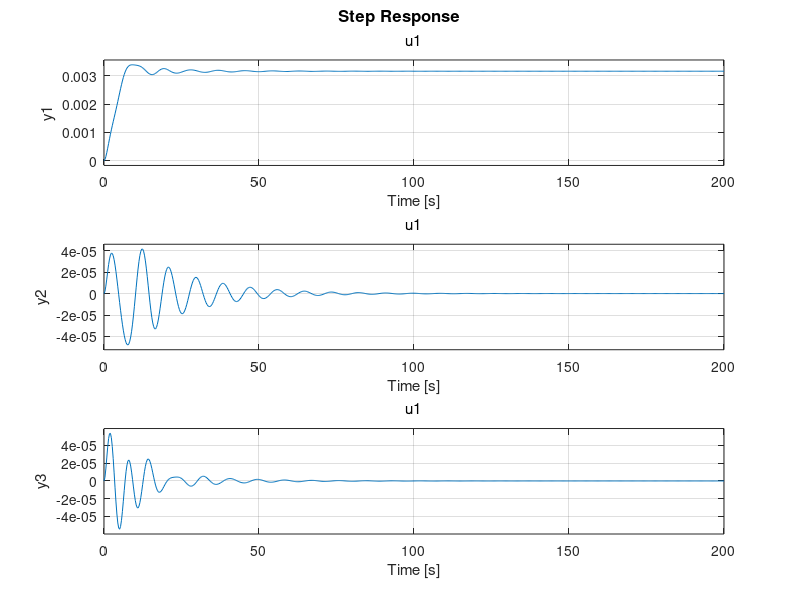

Source code (MATLAB):
clc
clear all
A = [[0    0       0     1.0   0    0];[0    0       0      0   1.0   0 ];[0    0       0      0    0   1.0];[0  -0.98   -0.98    0    0    0 ];[0  -0.539  -0.049   0    0    0];[0  -0.098  -1.078   0    0    0]];
B = [ 0 ; 0;0 ;0.001 ;5.0e-5; 0.0001];
C = [eye(3),zeros(3)];
D = zeros(3,1);
Q = [[10,0,0,0,0,0];[0,0.00001,0,0,0,0];[0,0,1000,0,0,0];
    [0,0,0,0,0,0];[0,0,0,0,1000,0];[0,0,0,0,0,0]];
R = 0.0001;
[K,S,P]=lqr(A,B,Q,R);
sys1 = ss(A-B*K,B,C,D);
step(sys1);